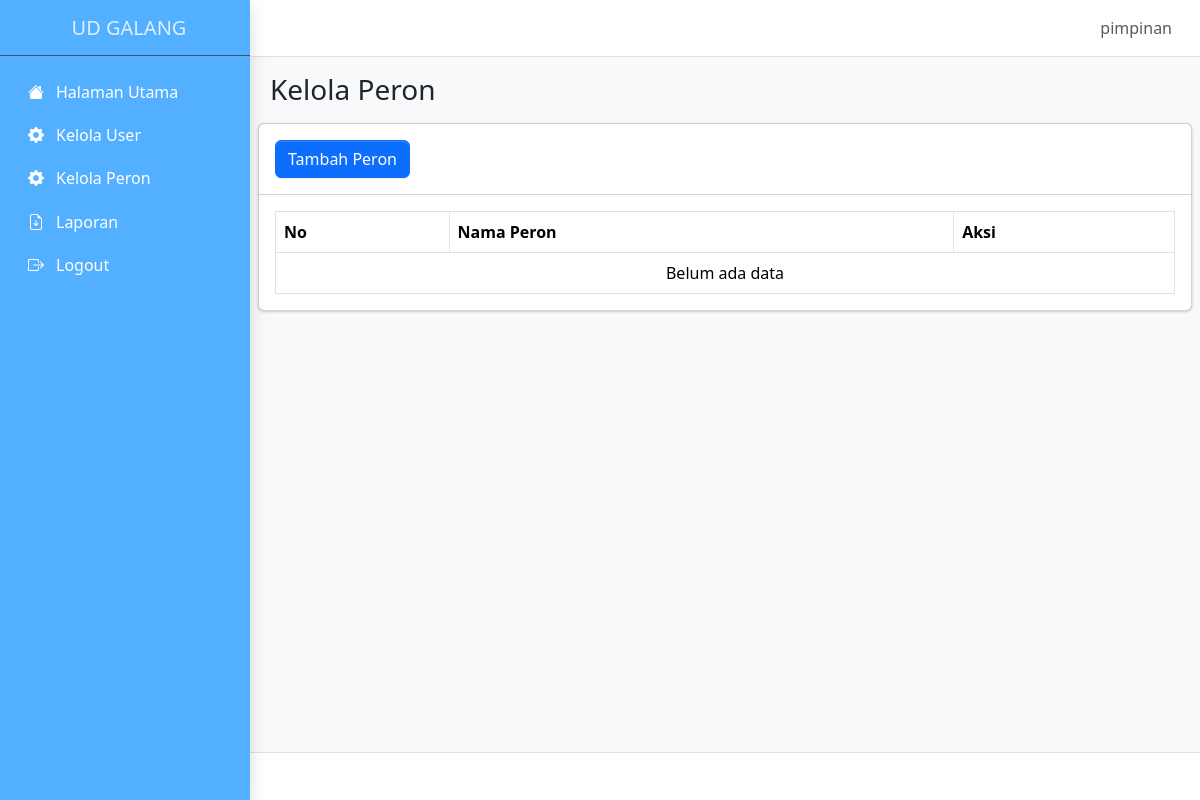
Page /peron.php (signed in) on the earlier database version.
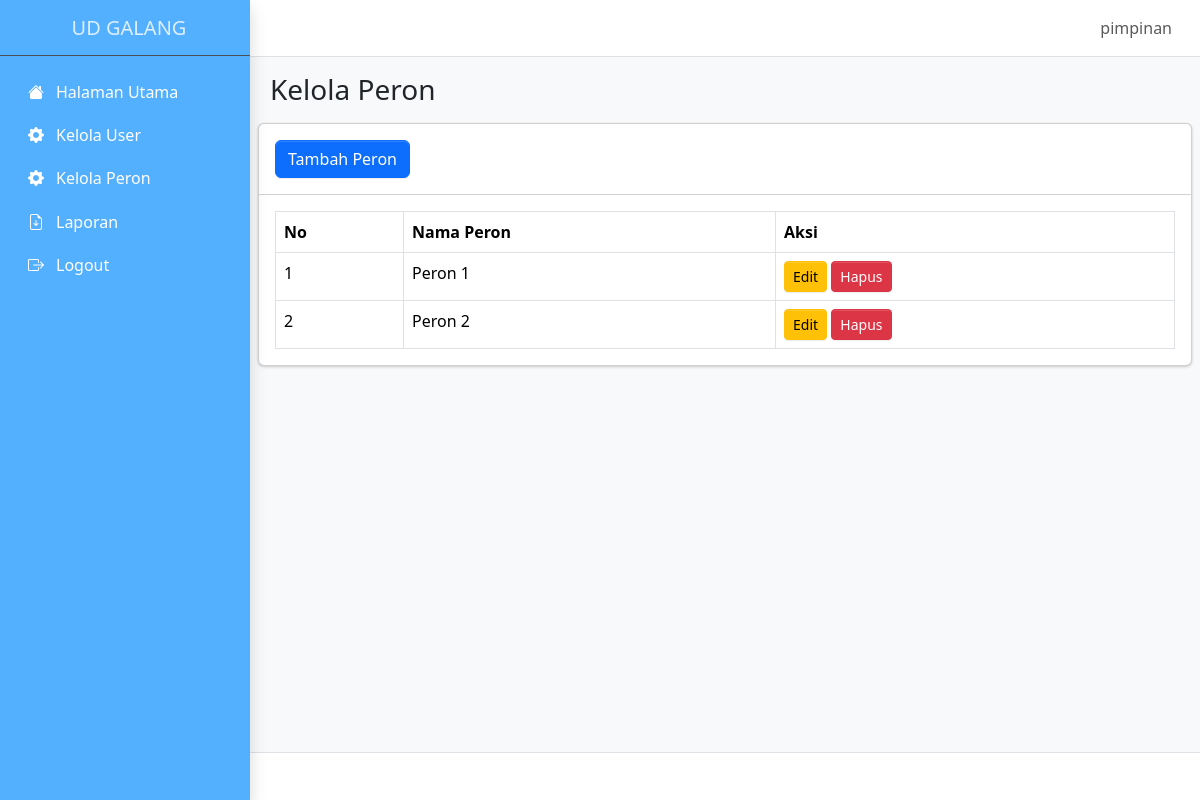
Same page on the later database version.
### tables this page shows
CREATE TABLE `peron` (
  `id_peron` int NOT NULL,
  `nama_peron` varchar(255) NOT NULL
);

### peron.php (the view, shortened to what this page needs)
<?php
include 'template/header.php';
?>
<body class="layout-fixed sidebar-expand-lg bg-body-tertiary">
    <div class="app-wrapper">
        <?php include 'template/navbar.php'; ?>
        <?php include 'template/sidebar.php'; ?>
        <main class="app-main">
            <div class="app-content-header">
                <div class="container-fluid">
                    <div class="row">
                        <div class="col-sm-6">
                            <h3 class="mb-0">Kelola Peron</h3>
                        </div>
                    </div>
                </div>
            </div>
            <div class="app-content">
                <div class="row">
                    <div class="col-md-12">
                        <div class="card">
                            <div class="card-header">
                                <button class="btn btn-primary" data-bs-toggle="modal" data-bs-target="#tambahPeronModal">Tambah Peron</button>
                            </div>
                            <div class="card-body">
                                <table class="table table-bordered">
                                    <thead>
                                        <tr>
                                            <th>No</th>
                                            <th>Nama Peron</th>
                                            <th>Aksi</th>
                                        </tr>
                                    </thead>
                                    <tbody>
                                        <?php
                                        $query = "SELECT * FROM peron ORDER BY id_peron ASC";
                                        $result = $conn->query($query);
                                        if ($result->num_rows > 0) {
                                            $no = 1;
                                            while ($row = $result->fetch_assoc()) {
                                                echo "<tr>";
                                                echo "<td>" . $no++ . "</td>";
                                                echo "<td>" . $row['nama_peron'] . "</td>";
                                                echo "<td>
                                                    <a href='?edit_id=" . $row['id_peron'] . "' class='btn btn-warning btn-sm'>Edit</a>
                                                    <a href='?delete_id=" . $row['id_peron'] . "' class='btn btn-danger btn-sm' onclick='return confirm(\"Yakin ingin menghapus data ini?\")'>Hapus</a>
                                                </td>";
                                                echo "</tr>";
                                            }
                                        } else {
                                            echo "<tr><td colspan='3' class='text-center'>Belum ada data</td></tr>";
                                        }
                                        ?>
                                    </tbody>
                                </table>
                            </div>
                        </div>
                    </div>
                </div>
            </div>
        </main>
        <footer class="app-footer">
        </footer>
    </div>
</body>
</html>

Differences in the rows shown:
added peron: nama_peron "Peron 1"
added peron: nama_peron "Peron 2"
Other differences:
text no longer shown: "Belum ada data"
